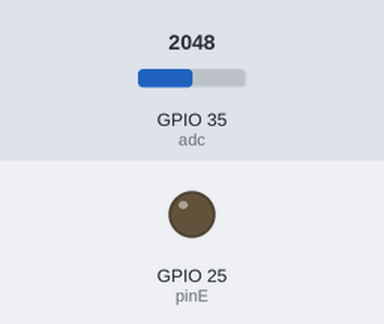
Simulated run of this program. Board: ESP32 board running MicroPython. Parts: output pins drawn as LEDs (lit = HIGH). The test bench sets the inputs (shaded band); at power-on: GPIO 35 (adc) = 2048 (analog values on the 0–4095 scale). What the program prints to the serial console is not drawn. At 0.2 s the program stops and its outputs stay as they are.

Above: at 0.2 s.
Timing chart, 0 to 1.7 s (numbered marks = the images above):
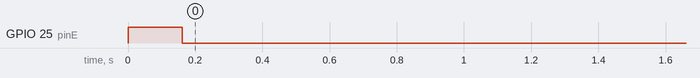

The program:

condensateur_charge.py
```python
# Un catastrophe ! Valeur pas stable du tout.

from machine import ADC, Pin
from time import sleep_ms

pinE = Pin(25, Pin.OUT)
adc = ADC(Pin(35))
adc.atten(ADC.ATTN_11DB)
adc.width(ADC.WIDTH_12BIT)

pinE.value(1)

for i in range(50) :
    N = adc.read()
    print(i, ";", N)
    sleep_ms(3)

pinE.value(0)

# 10 bit > 975
# 12 bit > 3900
#adc.deinit()
```

Measured:
- by itself, GPIO 25 (pinE): LOW → HIGH at 0.00 s, → LOW 0.16 s later
